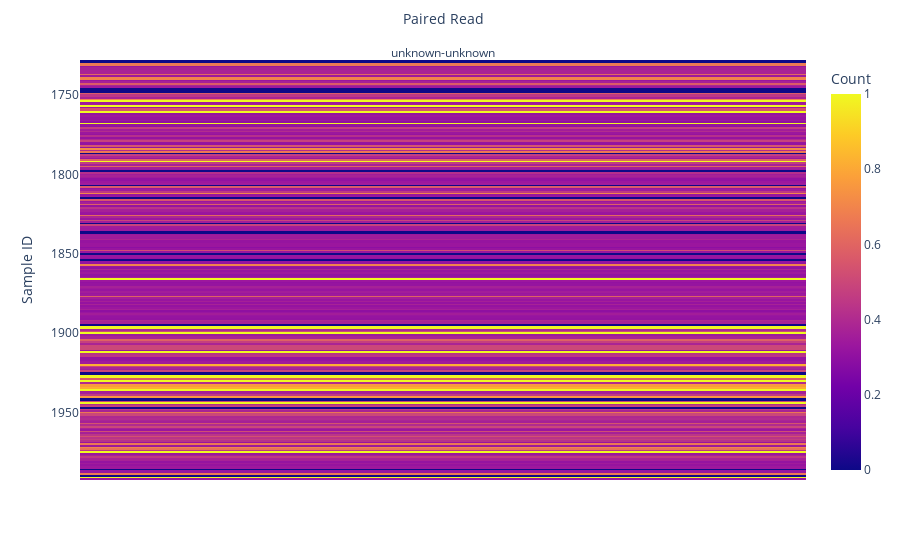

The notebook cell saved with this chart:
### Code cell
fig = px.imshow(x[:, np.newaxis],
                labels=dict(x="Paired Read", y="Sample ID", color="Count"),
                x=['unknown-unknown'],
                y=y.tolist()
               )
fig.update_xaxes(side="top")

### Figure 1 — Plotly figure (JSON) as saved in the notebook; plotly's stock layout.template omitted (floating-point values rounded to 4 significant figures; data arrays with more than 128 entries replaced by an {"elided": "..."} marker saying what was removed)
{"data": [{"coloraxis": "coloraxis", "hovertemplate": "Paired Read: %{x}<br>Sample ID: %{y}<br>Count: %{z}<extra></extra>", "type": "heatmap", "x": ["unknown-unknown"], "y": {"elided": "236 str values"}, "z": {"elided": "236x1 float values"}}], "layout": {"coloraxis": {"colorbar": {"title": {"text": "Count"}}, "colorscale": [[0, "#0d0887"], [0.1111, "#46039f"], [0.2222, "#7201a8"], [0.3333, "#9c179e"], [0.4444, "#bd3786"], [0.5556, "#d8576b"], [0.6667, "#ed7953"], [0.7778, "#fb9f3a"], [0.8889, "#fdca26"], [1, "#f0f921"]]}, "margin": {"t": 60}, "xaxis": {"constrain": "domain", "scaleanchor": "y", "side": "top", "title": {"text": "Paired Read"}}, "yaxis": {"autorange": "reversed", "constrain": "domain", "title": {"text": "Sample ID"}}}}
